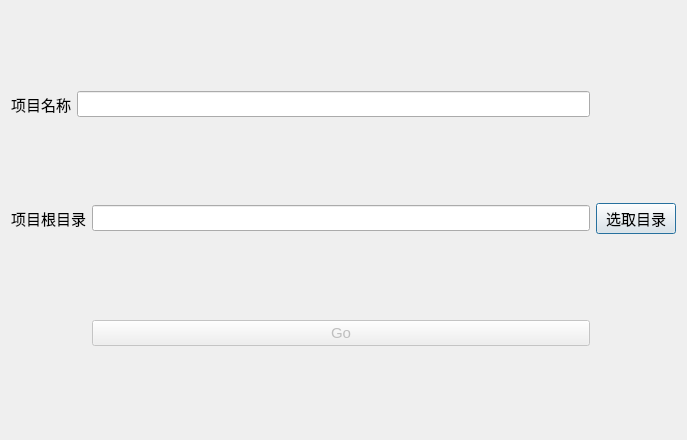
<?xml version="1.0" encoding="UTF-8"?>
<ui version="4.0">
 <class>InitCMake</class>
 <widget class="QDialog" name="InitCMake">
  <property name="geometry">
   <rect>
    <x>0</x>
    <y>0</y>
    <width>687</width>
    <height>440</height>
   </rect>
  </property>
  <property name="font">
   <font>
    <pointsize>11</pointsize>
   </font>
  </property>
  <property name="windowTitle">
   <string>InitCMake</string>
  </property>
  <layout class="QGridLayout" name="gridLayout">
   <item row="0" column="1" colspan="2">
    <widget class="QLineEdit" name="lineEdit_ProjectName"/>
   </item>
   <item row="1" column="2">
    <widget class="QLineEdit" name="lineEdit_ProjectPath"/>
   </item>
   <item row="1" column="0" colspan="2">
    <widget class="QLabel" name="label_ProjectPath">
     <property name="text">
      <string>项目根目录</string>
     </property>
    </widget>
   </item>
   <item row="0" column="0">
    <widget class="QLabel" name="label_ProjectName">
     <property name="text">
      <string>项目名称</string>
     </property>
    </widget>
   </item>
   <item row="1" column="3">
    <widget class="QPushButton" name="pushButton_ProjectPath">
     <property name="text">
      <string>选取目录</string>
     </property>
    </widget>
   </item>
   <item row="2" column="2">
    <widget class="QPushButton" name="pushButton_Init">
     <property name="enabled">
      <bool>false</bool>
     </property>
     <property name="text">
      <string>Go</string>
     </property>
    </widget>
   </item>
  </layout>
 </widget>
 <resources/>
 <connections/>
</ui>
